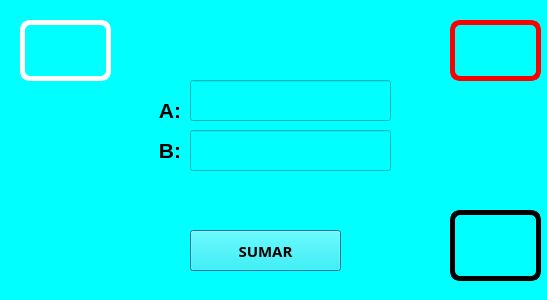
<?xml version="1.0" encoding="UTF-8"?>
<ui version="4.0">
 <class>Dialog</class>
 <widget class="QDialog" name="Dialog">
  <property name="geometry">
   <rect>
    <x>0</x>
    <y>0</y>
    <width>547</width>
    <height>300</height>
   </rect>
  </property>
  <property name="windowTitle">
   <string>Dialog</string>
  </property>
  <property name="styleSheet">
   <string notr="true">background-color: rgb(0, 255, 255);</string>
  </property>
  <widget class="QLabel" name="label">
   <property name="geometry">
    <rect>
     <x>120</x>
     <y>90</y>
     <width>61</width>
     <height>41</height>
    </rect>
   </property>
   <property name="font">
    <font>
     <pointsize>16</pointsize>
     <weight>75</weight>
     <bold>true</bold>
    </font>
   </property>
   <property name="text">
    <string>A:</string>
   </property>
   <property name="alignment">
    <set>Qt::AlignRight|Qt::AlignTrailing|Qt::AlignVCenter</set>
   </property>
  </widget>
  <widget class="QLineEdit" name="txt_a">
   <property name="geometry">
    <rect>
     <x>190</x>
     <y>80</y>
     <width>201</width>
     <height>41</height>
    </rect>
   </property>
   <property name="font">
    <font>
     <family>Rockwell Extra Bold</family>
     <pointsize>10</pointsize>
     <weight>75</weight>
     <bold>true</bold>
    </font>
   </property>
  </widget>
  <widget class="QLabel" name="label_2">
   <property name="geometry">
    <rect>
     <x>120</x>
     <y>130</y>
     <width>61</width>
     <height>41</height>
    </rect>
   </property>
   <property name="font">
    <font>
     <pointsize>16</pointsize>
     <weight>75</weight>
     <bold>true</bold>
    </font>
   </property>
   <property name="text">
    <string>B:</string>
   </property>
   <property name="alignment">
    <set>Qt::AlignRight|Qt::AlignTrailing|Qt::AlignVCenter</set>
   </property>
  </widget>
  <widget class="QPushButton" name="btn_sumar">
   <property name="geometry">
    <rect>
     <x>190</x>
     <y>230</y>
     <width>151</width>
     <height>41</height>
    </rect>
   </property>
   <property name="font">
    <font>
     <family>Rockwell Extra Bold</family>
     <pointsize>11</pointsize>
     <weight>75</weight>
     <bold>true</bold>
    </font>
   </property>
   <property name="text">
    <string>SUMAR</string>
   </property>
  </widget>
  <widget class="QLineEdit" name="txt_b">
   <property name="geometry">
    <rect>
     <x>190</x>
     <y>130</y>
     <width>201</width>
     <height>41</height>
    </rect>
   </property>
   <property name="font">
    <font>
     <family>Rockwell Extra Bold</family>
     <pointsize>10</pointsize>
     <weight>75</weight>
     <bold>true</bold>
    </font>
   </property>
  </widget>
  <widget class="QLabel" name="label_3">
   <property name="geometry">
    <rect>
     <x>20</x>
     <y>20</y>
     <width>91</width>
     <height>61</height>
    </rect>
   </property>
   <property name="styleSheet">
    <string notr="true">border: 5px solid white;
border-radius: 10px;</string>
   </property>
   <property name="text">
    <string/>
   </property>
   <property name="pixmap">
    <pixmap resource="../../recursos.qrc">:/Logos/Imagenes/logo uat.jpg</pixmap>
   </property>
   <property name="scaledContents">
    <bool>true</bool>
   </property>
  </widget>
  <widget class="QLabel" name="label_4">
   <property name="geometry">
    <rect>
     <x>450</x>
     <y>20</y>
     <width>91</width>
     <height>61</height>
    </rect>
   </property>
   <property name="styleSheet">
    <string notr="true">border: 5px solid red;
border-radius: 10px;</string>
   </property>
   <property name="text">
    <string/>
   </property>
   <property name="pixmap">
    <pixmap resource="../../recursos.qrc">:/Logos/Imagenes/logo fians.jpg</pixmap>
   </property>
   <property name="scaledContents">
    <bool>true</bool>
   </property>
  </widget>
  <widget class="QLabel" name="label_6">
   <property name="geometry">
    <rect>
     <x>450</x>
     <y>210</y>
     <width>91</width>
     <height>71</height>
    </rect>
   </property>
   <property name="styleSheet">
    <string notr="true">border: 5px solid black;
border-radius: 10px;</string>
   </property>
   <property name="text">
    <string/>
   </property>
   <property name="pixmap">
    <pixmap resource="../../recursos.qrc">:/Logos/Imagenes/equipo.jpeg</pixmap>
   </property>
   <property name="scaledContents">
    <bool>true</bool>
   </property>
  </widget>
 </widget>
 <resources>
  <include location="../../recursos.qrc"/>
 </resources>
 <connections/>
</ui>
